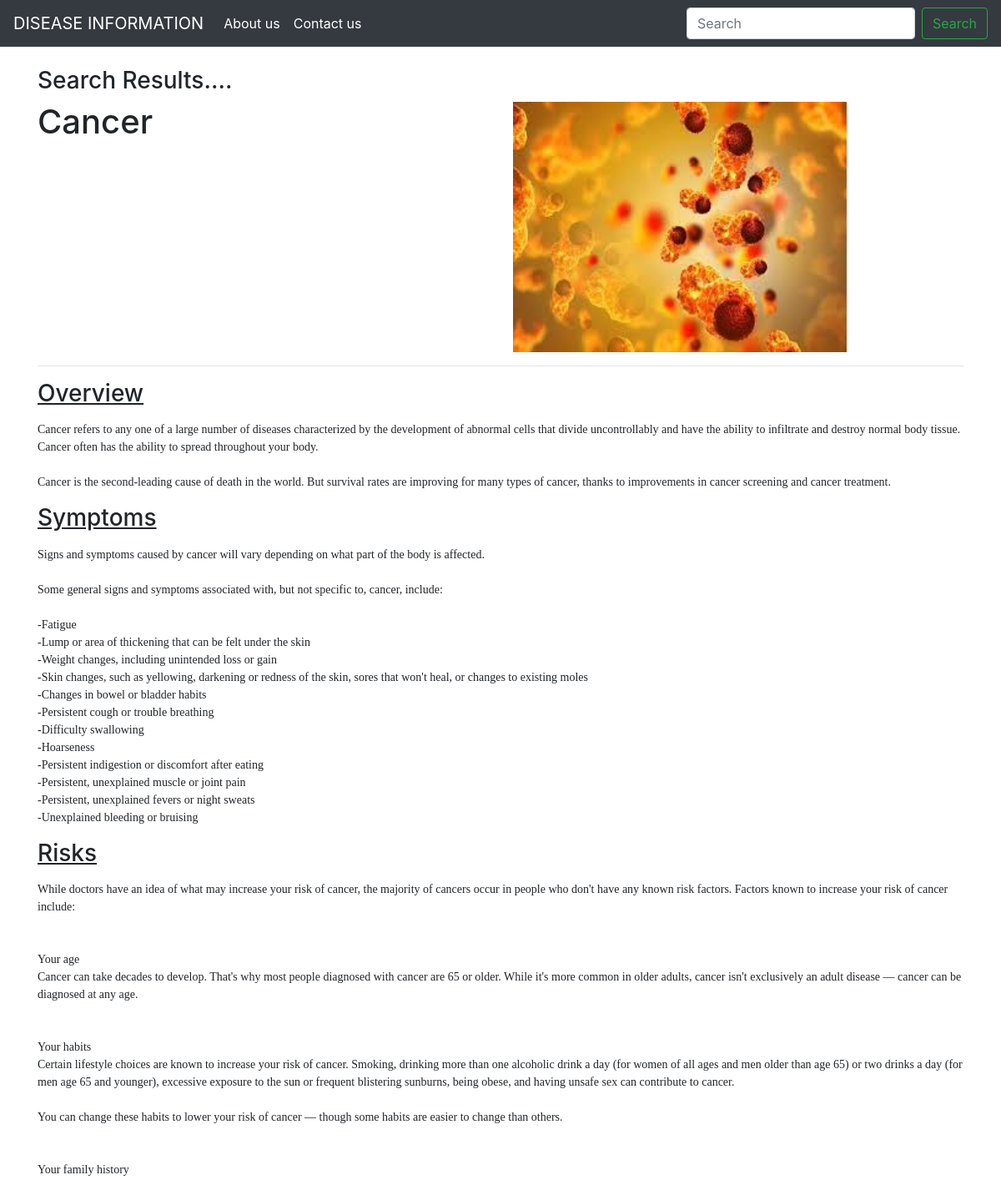
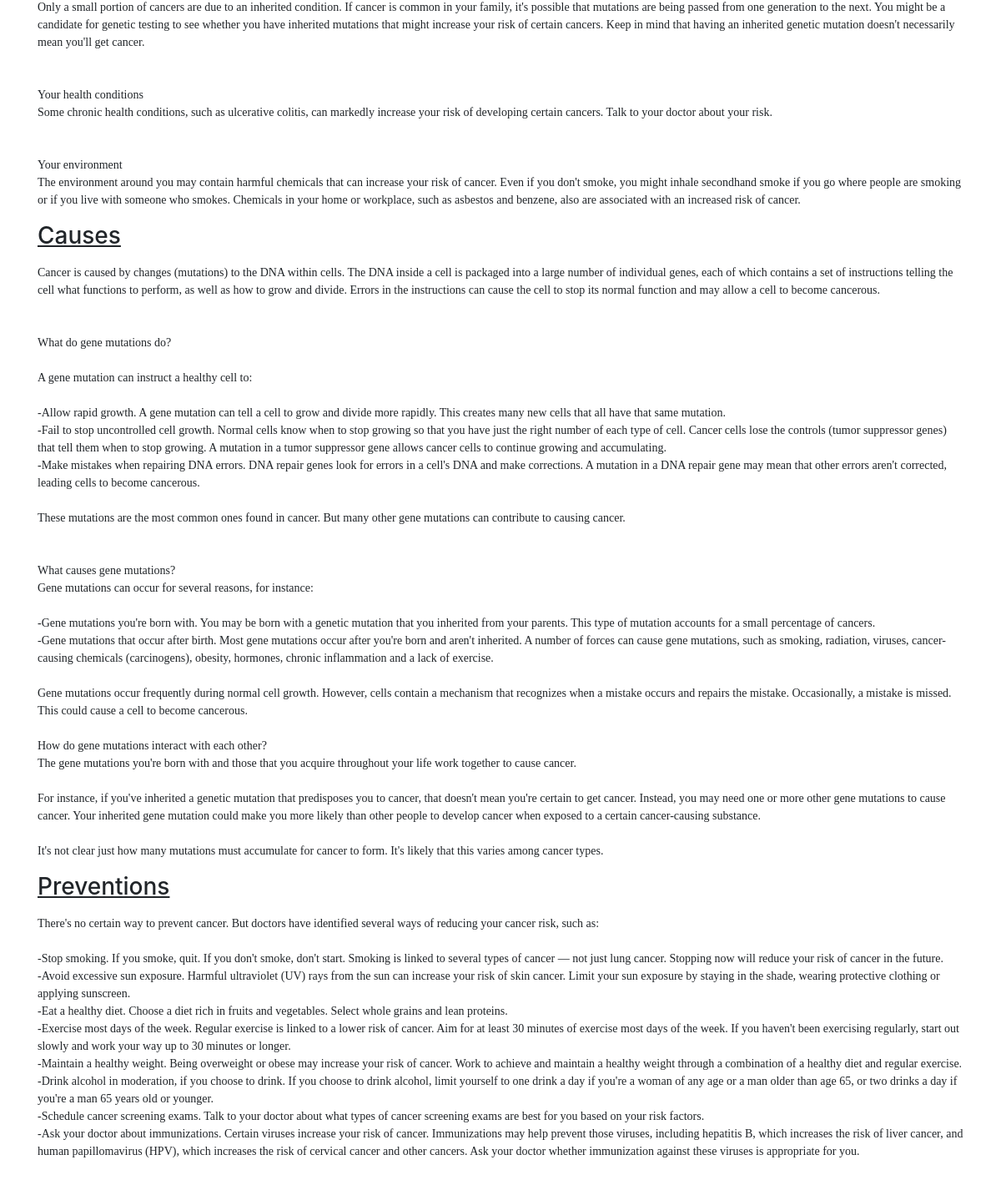
Page /search?query=cancer on the committed database (2 pictures, top to bottom).
### home/models.py (models this page shows, shortened)
class Info(models.Model):
    name=models.CharField(max_length=50)
    overview=models.TextField(max_length=50,default="")
    symptoms=models.TextField(max_length=50,default="")
    risk=models.TextField(max_length=50,default="")
    causes=models.TextField(max_length=50,default="")
    prev=models.TextField(max_length=50,default="")
    img=models.ImageField(default="")
    slug=models.CharField(max_length=130)
    date=models.DateField()

### home/views.py (the view)
# urls.py: path('search',views.search,name="search"),
def search(request):
    query=request.GET['query']
    allInfos=Info.objects.filter(name__icontains=query)
    params={'allInfos': allInfos }
    return render(request,'search.html', params)

### templates/search.html (shortened to what this page needs)
{%extends 'base.html'%}
{%block body%}
<div class="container my-4">
<h3>Search Results....</h3>
    <article class="blog-post">
    {% for Info in allInfos %}
        <div class="row">
            <div class="col-sm-6">
                <h1 class="blog-post-title">{{Info.name}}</h1></div>
            <div class="col-sm"><img src="{{Info.img.url}}" height="300" width="400"></div></div>
<hr>
        <p><h3><u>Overview</u></h3></p>
        <pre style="white-space: pre-wrap; word-break: keep-all;font-family:verdana;">{{Info.overview}}</pre>
        <p><h3><u>Symptoms</u></h3></p>
        <pre style="white-space: pre-wrap; word-break: keep-all;font-family:verdana;">{{Info.symptoms}}</pre>
        <p><h3><u>Risks</u></h3></p>
        <pre style="white-space: pre-wrap; word-break: keep-all;font-family:verdana;">{{Info.risk}}</pre>
        <p><h3><u>Causes</u></h3></p>
        <pre style="white-space: pre-wrap; word-break: keep-all;font-family:verdana;">{{Info.causes}}</pre>
        <p><h3><u>Preventions</u></h3></p>
        <pre style="white-space: pre-wrap; word-break: keep-all;font-family:verdana;">{{Info.prev}}</pre>
      </article>
{% endfor %}
</div>
{%endblock body%}

### templates/base.html (shortened to what this page needs)
<!doctype html>
<html lang="en">
  <head>
    <link rel="stylesheet" href="https://stackpath.bootstrapcdn.com/bootstrap/4.1.3/css/bootstrap.min.css">
  </head>
  <body>
    <nav class="navbar navbar-expand-lg navbar-dark bg-dark">
  <a class="navbar-brand" href="/home">DISEASE INFORMATION</a>
  <div class="collapse navbar-collapse" id="navbarSupportedContent">
    <ul class="navbar-nav mr-auto">
      <li class="nav-item active">
        <a class="nav-link" href="/about">About us</a>
      </li>
        <li class="nav-item active">
        <a class="nav-link" href="/contact">Contact us</a>
      </li>
    </ul>
    <form class="form-inline my-2 my-lg-0" method="get" action="/search">
      <input class="form-control mr-sm-2" type="search" placeholder="Search" aria-label="Search" name="query" id="query">
      <button class="btn btn-outline-success my-2 my-sm-0" type="submit">Search</button>
    </form>
  </div>
</nav>
    {%block body%}{%endblock body%}
  </body>
</html>

### rows in the picture
Info: name "Cancer", img (picture), overview "Cancer refers to any one of a large number of diseases characterized by the development of abnormal cells that divide uncontrollably and have the ability to infiltrate and destroy normal body tissue. Cancer often has the ability to spread throughout your body. Cancer is the second-leading cause of death in the world. But survival rates are improving for many types of cancer, thanks to improvements in cancer screening and cancer treatment.", symptoms "Signs and symptoms caused by cancer will vary depending on what part of the body is affected. Some general signs and symptoms associated with, but not specific to, cancer, include: -Fatigue -Lump or area of thickening that can be felt under the skin -Weight changes, including unintended loss or gain -Skin changes, such as yellowing, darkening or redness of the skin, sores that won't heal, or changes to existing moles -Changes in bowel or bladder habits -Persistent cough or trouble breathing -Difficulty swallowing -Hoarseness -Persistent indigestion or discomfort after eating -Persistent, unexplained muscle or joint pain -Persistent, unexplained fevers or night sweats -Unexplained bleeding…", risk "While doctors have an idea of what may increase your risk of cancer, the majority of cancers occur in people who don't have any known risk factors. Factors known to increase your risk of cancer include: Your age Cancer can take decades to develop. That's why most people diagnosed with cancer are 65 or older. While it's more common in older adults, cancer isn't exclusively an adult disease — cancer can be diagnosed at any age. Your habits Certain lifestyle choices are known to increase your risk of cancer. Smoking, drinking more than one alcoholic drink a day (for women of all ages and men older than age 65) or two drinks a day (for men age 65 and younger), excessive exposure to the sun or…", causes "Cancer is caused by changes (mutations) to the DNA within cells. The DNA inside a cell is packaged into a large number of individual genes, each of which contains a set of instructions telling the cell what functions to perform, as well as how to grow and divide. Errors in the instructions can cause the cell to stop its normal function and may allow a cell to become cancerous. What do gene mutations do? A gene mutation can instruct a healthy cell to: -Allow rapid growth. A gene mutation can tell a cell to grow and divide more rapidly. This creates many new cells that all have that same mutation. -Fail to stop uncontrolled cell growth. Normal cells know when to stop growing so that you have…", prev "There's no certain way to prevent cancer. But doctors have identified several ways of reducing your cancer risk, such as: -Stop smoking. If you smoke, quit. If you don't smoke, don't start. Smoking is linked to several types of cancer — not just lung cancer. Stopping now will reduce your risk of cancer in the future. -Avoid excessive sun exposure. Harmful ultraviolet (UV) rays from the sun can increase your risk of skin cancer. Limit your sun exposure by staying in the shade, wearing protective clothing or applying sunscreen. -Eat a healthy diet. Choose a diet rich in fruits and vegetables. Select whole grains and lean proteins. -Exercise most days of the week. Regular exercise is linked to…"
